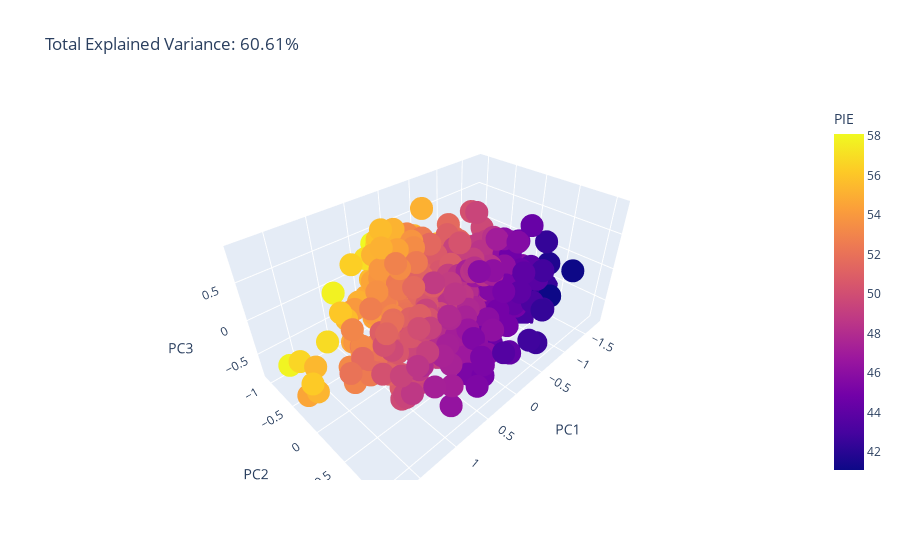

Source (notebook cell):
### Code cell
visualize_KMeans_clustering(normalized_team_stats,teams,team_stats,8,3,color='PIE')

### Figure 1 — Plotly figure (JSON) as saved in the notebook; plotly's stock layout.template omitted (floating-point values rounded to 4 significant figures; data arrays with more than 128 entries replaced by an {"elided": "..."} marker saying what was removed)
{"data": [{"customdata": {"elided": "625x2 mixed values"}, "hovertemplate": "PC1=%{x}<br>PC2=%{y}<br>PC3=%{z}<br>WIN%=%{customdata[0]}<br>TEAM=%{customdata[1]}<br>PIE=%{marker.color}<extra></extra>", "legendgroup": "", "marker": {"color": {"elided": "625 float values"}, "coloraxis": "coloraxis", "symbol": "circle"}, "mode": "markers", "name": "", "scene": "scene", "showlegend": false, "type": "scatter3d", "x": {"elided": "625 float values"}, "y": {"elided": "625 float values"}, "z": {"elided": "625 float values"}}], "layout": {"coloraxis": {"colorbar": {"title": {"text": "PIE"}}, "colorscale": [[0, "#0d0887"], [0.1111, "#46039f"], [0.2222, "#7201a8"], [0.3333, "#9c179e"], [0.4444, "#bd3786"], [0.5556, "#d8576b"], [0.6667, "#ed7953"], [0.7778, "#fb9f3a"], [0.8889, "#fdca26"], [1, "#f0f921"]]}, "legend": {"tracegroupgap": 0}, "scene": {"domain": {"x": [0, 1], "y": [0, 1]}, "xaxis": {"title": {"text": "PC1"}}, "yaxis": {"title": {"text": "PC2"}}, "zaxis": {"title": {"text": "PC3"}}}, "title": {"text": "Total Explained Variance: 60.61%"}}}
